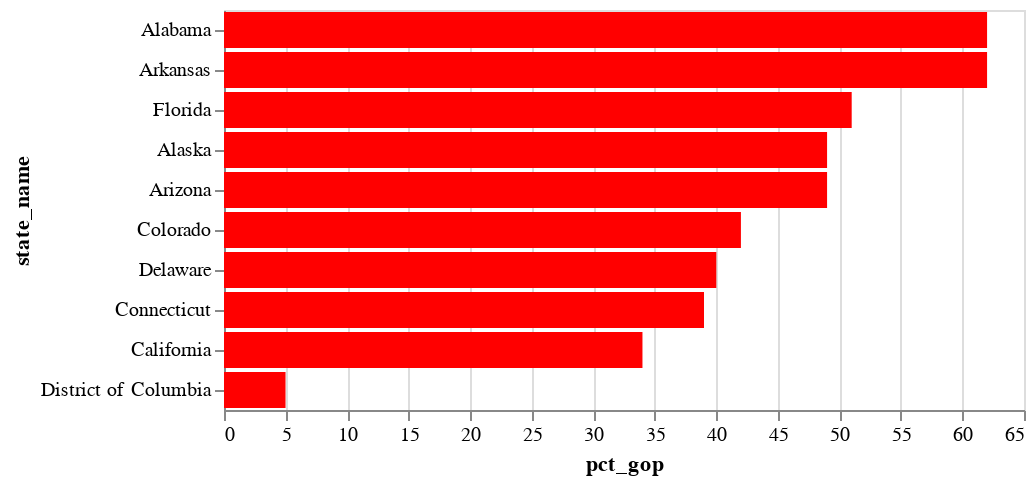

Notebook code cell kept with this figure:
### Code cell
alt.Chart(states.head(10)).mark_bar(color='red').encode(
    x='pct_gop',
    y=alt.Y('state_name', sort='-x')
)

### Figure 1 — Vega-Lite specification as saved in the notebook (floating-point values rounded to 4 significant figures)
{"config": {"view": {"continuousWidth": 400, "continuousHeight": 300}}, "data": {"name": "data-3f5c32af22fe092b310a3dce2959372d"}, "mark": {"type": "bar", "color": "red"}, "encoding": {"x": {"type": "quantitative", "field": "pct_gop"}, "y": {"type": "nominal", "field": "state_name", "sort": "-x"}}, "$schema": "https://vega.github.io/schema/vega-lite/v4.8.1.json", "datasets": {"data-3f5c32af22fe092b310a3dce2959372d": [{"state_name": "Alabama", "votes_gop": 1441168, "votes_dem": 849648, "total_votes": 2323304, "pct_dem": 37, "pct_gop": 62, "winner": "gop"}, {"state_name": "Alaska", "votes_gop": 189892, "votes_dem": 153405, "total_votes": 391346, "pct_dem": 39, "pct_gop": 49, "winner": "gop"}, {"state_name": "Arizona", "votes_gop": 1661686, "votes_dem": 1672143, "total_votes": 3387326, "pct_dem": 49, "pct_gop": 49, "winner": "dem"}, {"state_name": "Arkansas", "votes_gop": 760647, "votes_dem": 423932, "total_votes": 1219069, "pct_dem": 35, "pct_gop": 62, "winner": "gop"}, {"state_name": "California", "votes_gop": 6005961, "votes_dem": 11109764, "total_votes": 17495906, "pct_dem": 63, "pct_gop": 34, "winner": "dem"}, {"state_name": "Colorado", "votes_gop": 1364607, "votes_dem": 1804352, "total_votes": 3256953, "pct_dem": 55, "pct_gop": 42, "winner": "dem"}, {"state_name": "Connecticut", "votes_gop": 715291, "votes_dem": 1080680, "total_votes": 1824280, "pct_dem": 59, "pct_gop": 39, "winner": "dem"}, {"state_name": "Delaware", "votes_gop": 200603, "votes_dem": 296268, "total_votes": 504010, "pct_dem": 59, "pct_gop": 40, "winner": "dem"}, {"state_name": "District of Columbia", "votes_gop": 18586, "votes_dem": 317323, "total_votes": 344356, "pct_dem": 92, "pct_gop": 5, "winner": "dem"}, {"state_name": "Florida", "votes_gop": 5668731, "votes_dem": 5297045, "total_votes": 11067456, "pct_dem": 48, "pct_gop": 51, "winner": "gop"}]}}
